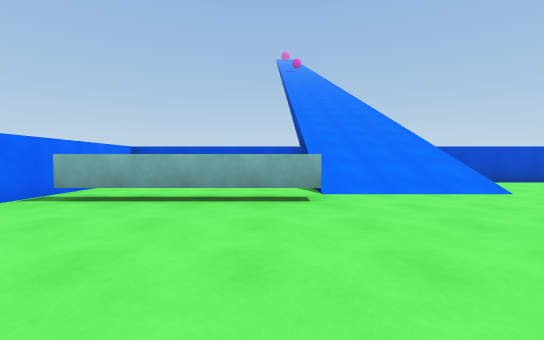
[1] (above)

16 first-person views from a walk through a Unity game level. The camera is 1.2 m above the floor, tilts 2° down and sees 90° across. The floor is counted in squares, 2 m on a side. Each view is taken from the middle of a square. On the plan, view 1 faces up. The plan holds only what a view shows up to about 9 squares ahead; the rest is blank. The place goes on beyond the plan. The player is left out. Surface patterns are stand-ins for the level's own textures.

[2]
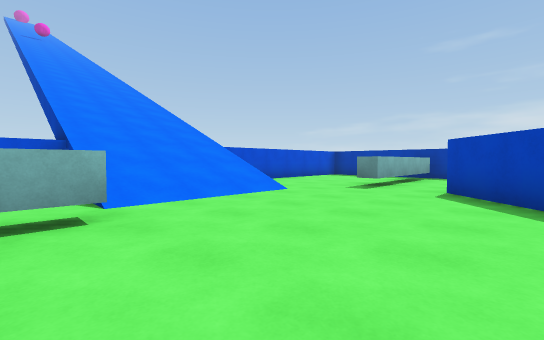

[3]
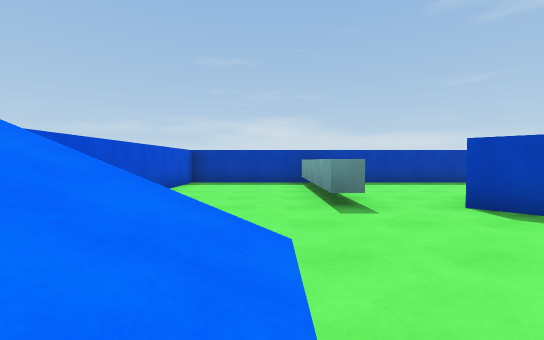

[4]
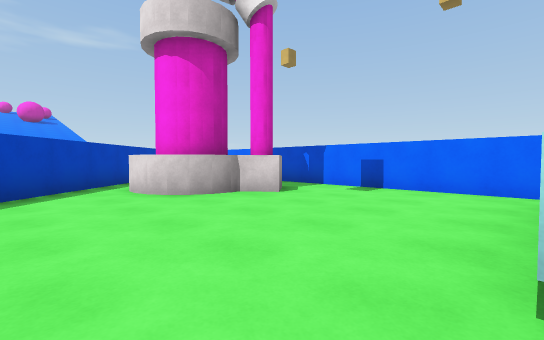

[5]
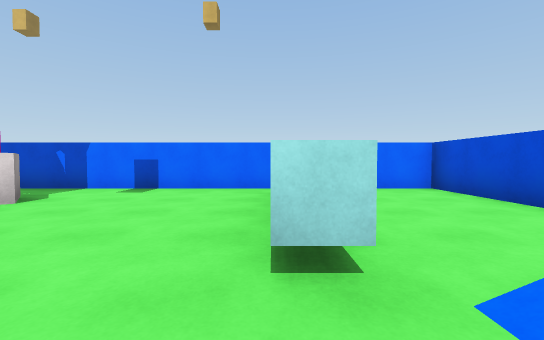

[6]
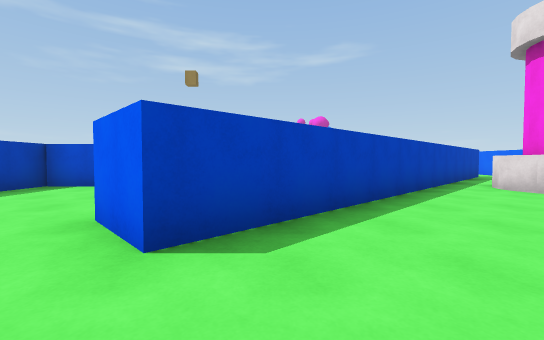

[7]
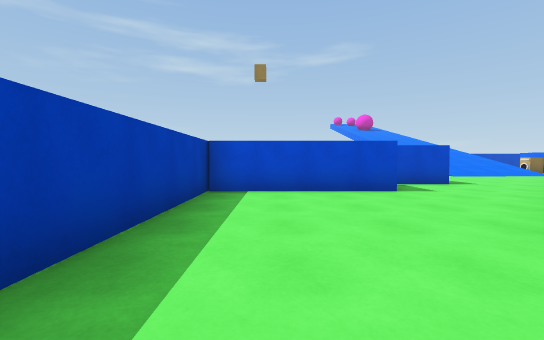

[8]
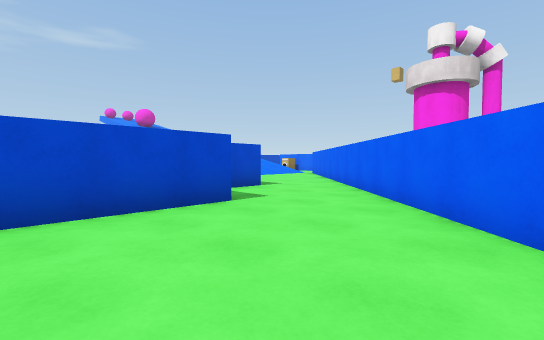

[9]
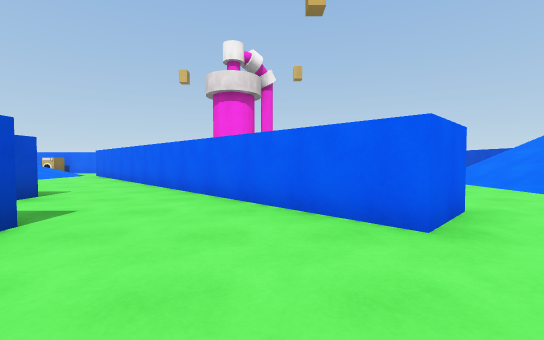

[10]
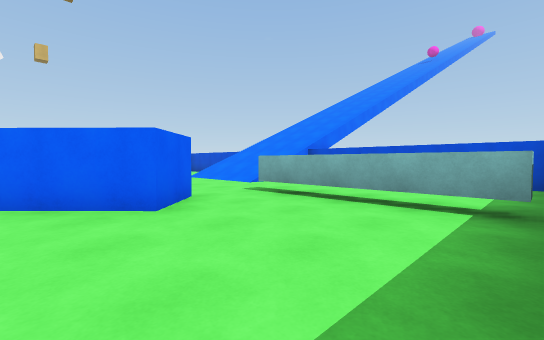

[11]
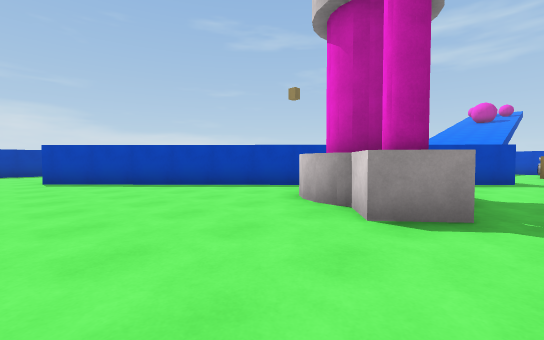

[12]
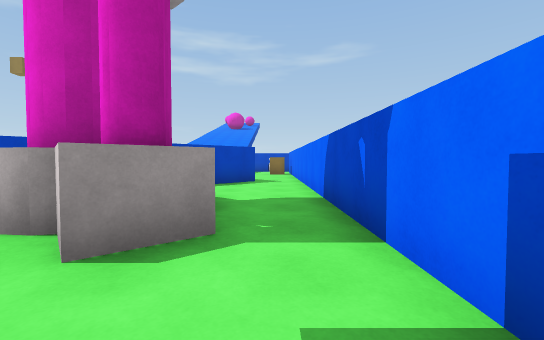

[13]
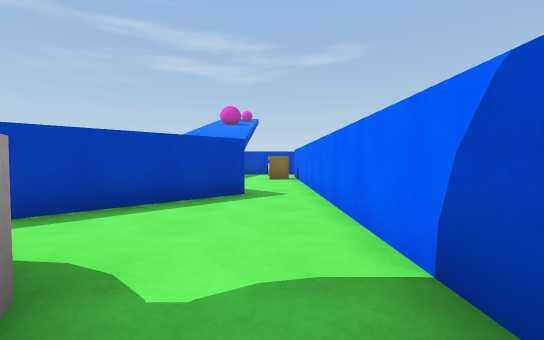

[14]
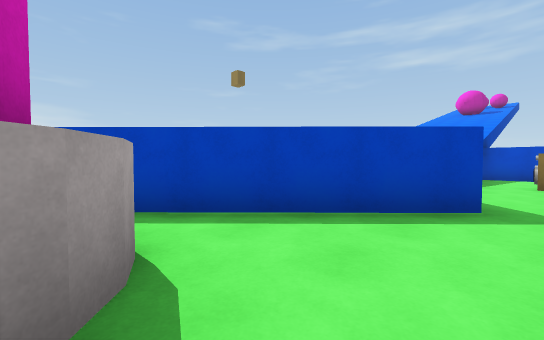

[15]
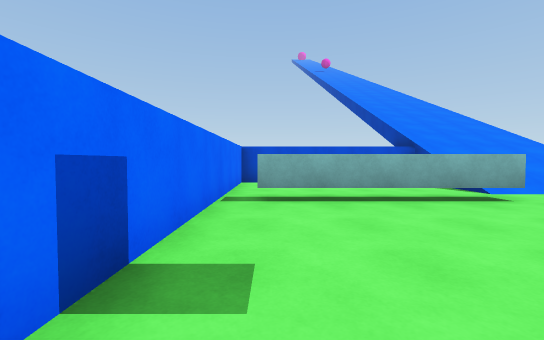

[16]
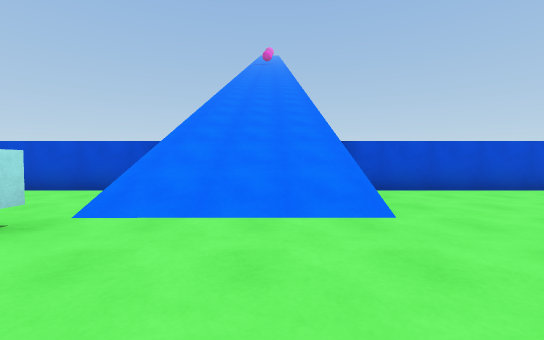

### Floor plan
Key: @ floor where view 1 was taken; # wall or solid block; x gap in a wall; . main floor; : floor 2 m higher than the main floor; / step, stairs or slope; = window, fence, low wall or low ledge; ^ raised ledge; v drop or lower ground; O other object.
Columns run from 4 left of view 1 to 11 right of it. Each row starts with its distance up from view 1.
  9      v///
  8 #####=///#######
  7  ....#///......#
  6  ....=///......#
  5 :....////......#
  4 :^^^^.....^^^^^#
  3 :..............#
  2 :.........#....#
  1 :........##....#
  0 x.OO@...##.....#
 -1 :.O^^..##......#
 -2 :.^#^.##.......#
 -3 :....##....###^
 -4 :...##...###
 -5  ..##....
 -6  .##....
 -7 :.. ..
 -8 :..
 -9 :..
-10  O.
-11  ..
-12  ..
-13   =

Where each view was taken, in squares from view 1:
view 1: 0 up, 0 right, facing up
view 2: 1 up, 0 right, facing up-right
view 3: 5 up, 2 right, facing right
view 4: 4 up, 2 right, facing down-left
view 5: 4 up, 2 right, facing left
view 6: 4 up, 5 right, facing down
view 7: 3 up, 9 right, facing down
view 8: 1 up, 9 right, facing down-left
view 9: 0 up, 9 right, facing left
view 10: 0 up, 10 right, facing up-left
view 11: 3 up, 3 left, facing down-right
view 12: 2 up, 3 left, facing down
view 13: 1 down, 3 left, facing down
view 14: 2 down, 3 left, facing down-right
view 15: 0 up, 3 left, facing up
view 16: 2 up, 3 right, facing up
